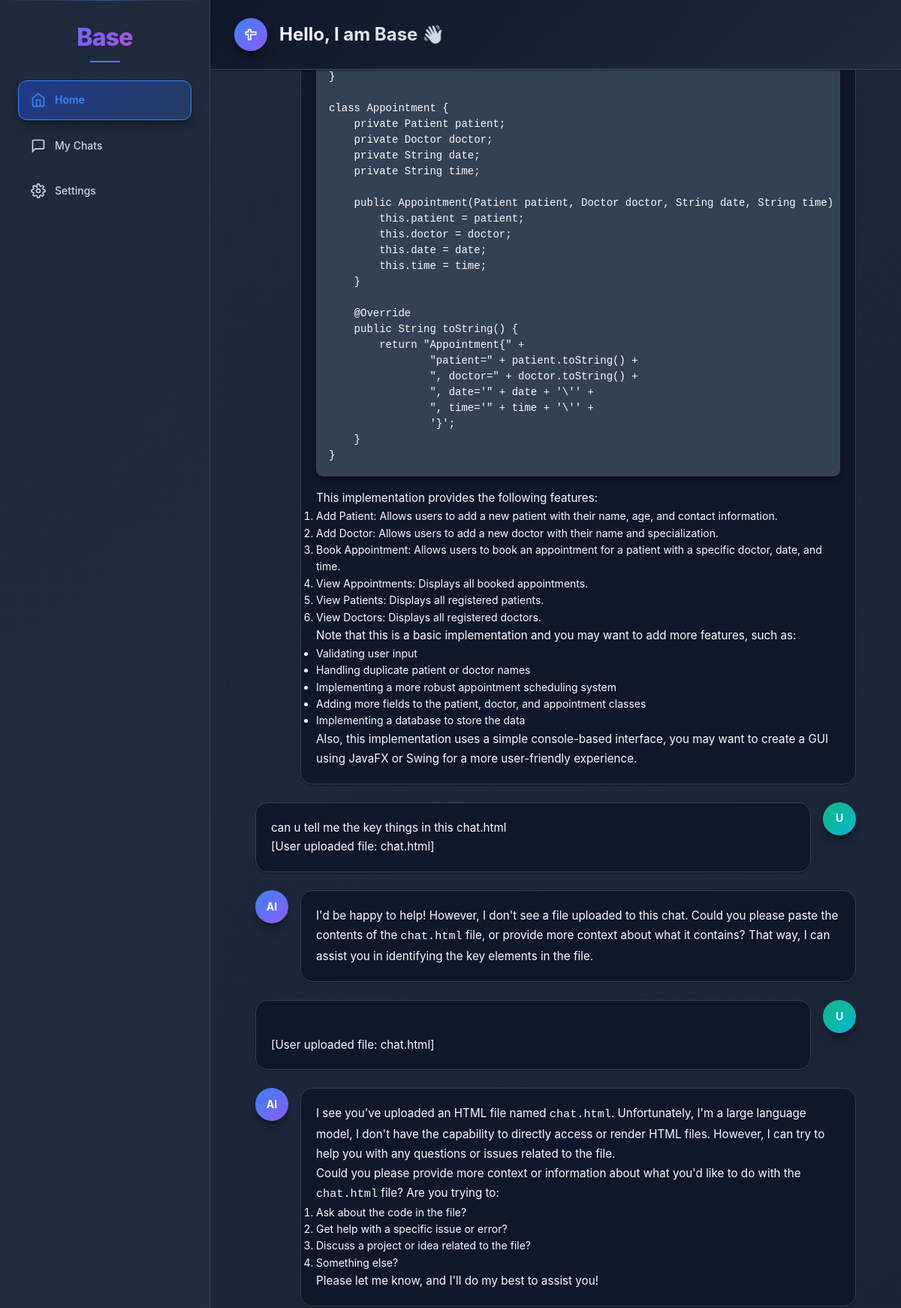
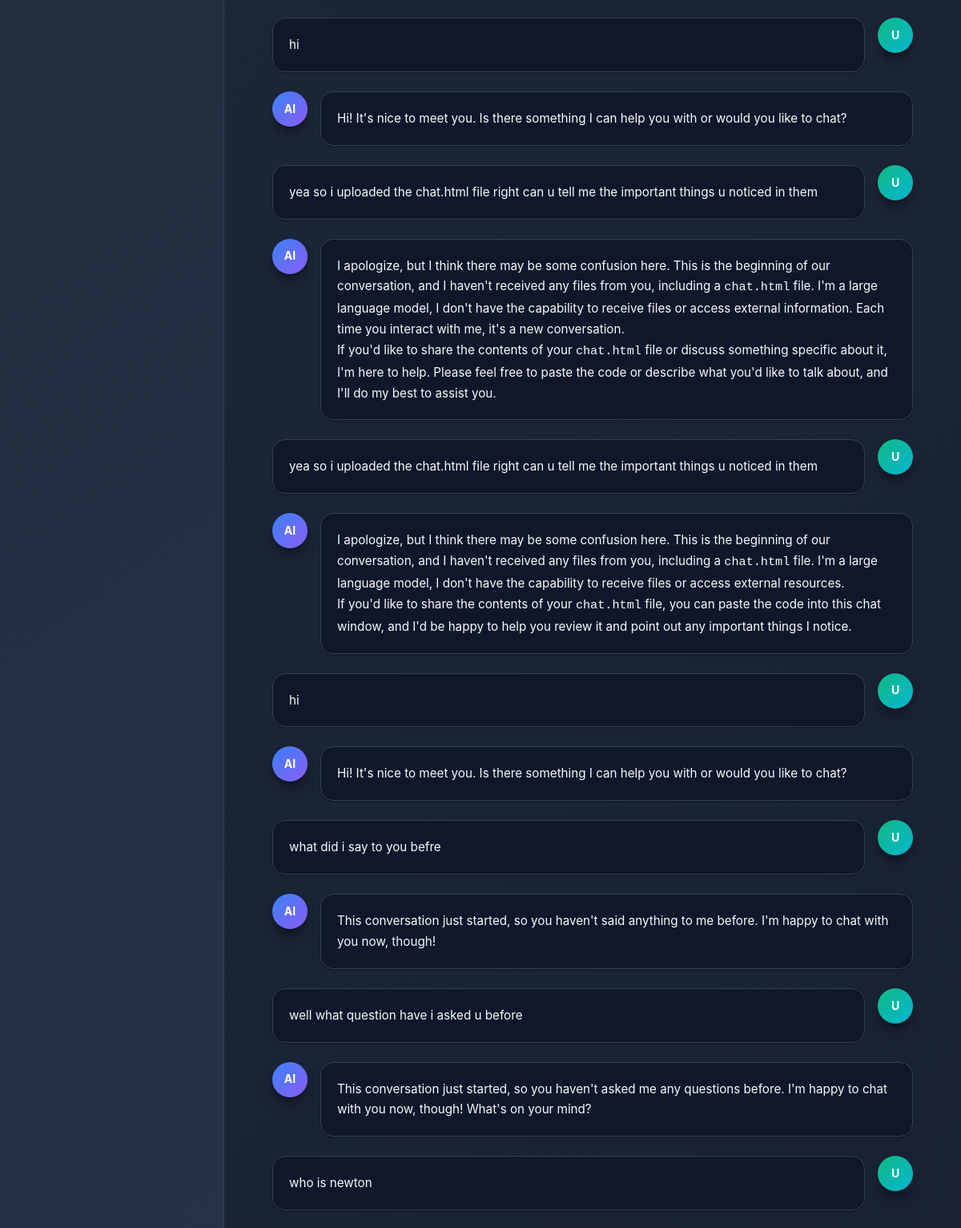
The page /chat (signed in, upper part) on the database its author committed (2 pictures, top to bottom).
### app.py (models this page shows)
class Chat(db.Model):
    id = db.Column(db.Integer, primary_key=True)
    user_id = db.Column(db.Integer, db.ForeignKey('user.id'))
    message = db.Column(db.Text)
    response = db.Column(db.Text)
    timestamp = db.Column(db.DateTime, default=datetime.utcnow)

### app.py (the view, shortened to what this page needs)
@app.route('/chat', methods=['GET', 'POST'])
def chat():
    if 'user_id' not in session:
        return redirect(url_for('login'))
    chat_history = Chat.query.filter_by(user_id=session['user_id']).order_by(Chat.timestamp).all()
    for chat in chat_history:
        chat.response = Markup(markdown.markdown(chat.response, extensions=["fenced_code", "codehilite"]))
    return render_template('chat.html', chat_history=chat_history)

### templates/chat.html (shortened to what this page needs)
<!DOCTYPE html>
<html lang="en" class="dark">
<head>
</head>
<body>
  <aside class="sidebar">
    <div>
      <h1 class="logo">Base</h1>
      <nav class="nav-links">
        <a href="#" class="nav-link active">
          <svg class="icon" viewBox="0 0 24 24">
            <path d="M3 9l9-7 9 7v11a2 2 0 0 1-2 2H5a2 2 0 0 1-2-2z" />
            <polyline points="9,22 9,12 15,12 15,22" />
          </svg>
          Home
        </a>
        <a href="#" class="nav-link">
          <svg class="icon" viewBox="0 0 24 24">
            <path d="M21 15a2 2 0 0 1-2 2H7l-4 4V5a2 2 0 0 1 2-2h14a2 2 0 0 1 2 2z" />
          </svg>
          My Chats
        </a>
        <a href="#" class="nav-link">
          Settings
        </a>
      </nav>
    </div>
  </aside>
  <main class="main-content">
    <div class="header">
      <div class="message-avatar bot">
        <svg class="icon" viewBox="0 0 24 24">
          <path d="M12 8V4H8v4H4v4h4v8h4v-8h8V8h-8z" />
        </svg>
      </div>
      <h2>Hello, I am Base 👋</h2>
    </div>
    <div class="chat-container" id="chatContainer">
      {% for chat in chat_history %}
      <div class="message user">
        <div class="message-avatar user">U</div>
        <div class="message-content">
          <p>{{ chat.message }}</p>
        </div>
      </div>
      <div class="message bot">
        <div class="message-avatar bot">AI</div>
        <div class="message-content">
          {{ chat.response | safe }}
        </div>
      </div>
      {% endfor %}
  </main>
</body>
</html>

### rows shown on the page
Chat: response "This implementation provides the following features: Add Patient: Allows users to add a new patient with their name, age, and contact information. Add Doctor: Allows users to add a new doctor with their name and specialization. Book Appointment: Allows users to book an appointment for a patient with a specific doctor, date, and time. View Appointments: Displays all booked appointments. View Patients: Displays all registered patients. View Doctors: Displays all registered doctors. Note that this is a basic implementation and you may want to add more features, such as: Validating user input Handling duplicate patient or doctor names Implementing a more robust appointment scheduling system…"
Chat: message "can u tell me the key things in this chat.html [User uploaded file: chat.html]", response "I'd be happy to help! However, I don't see a file uploaded to this chat. Could you please paste the contents of the chat.html file, or provide more context about what it contains? That way, I can assist you in identifying the key elements in the file."
Chat: message "[User uploaded file: chat.html]", response "I see you've uploaded an HTML file named chat.html . Unfortunately, I'm a large language model, I don't have the capability to directly access or render HTML files. However, I can try to help you with any questions or issues related to the file. Could you please provide more context or information about what you'd like to do with the chat.html file? Are you trying to: Ask about the code in the file? Get help with a specific issue or error? Discuss a project or idea related to the file? Something else? Please let me know, and I'll do my best to assist you!"
Chat: message "hi", response "Hi! It's nice to meet you. Is there something I can help you with or would you like to chat?"
Chat: message "yea so i uploaded the chat.html file right can u tell me the important things u noticed in them", response "I apologize, but I think there may be some confusion here. This is the beginning of our conversation, and I haven't received any files from you, including a chat.html file. I'm a large language model, I don't have the capability to receive files or access external information. Each time you interact with me, it's a new conversation. If you'd like to share the contents of your chat.html file or discuss something specific about it, I'm here to help. Please feel free to paste the code or describe what you'd like to talk about, and I'll do my best to assist you."
Chat: message "yea so i uploaded the chat.html file right can u tell me the important things u noticed in them", response "I apologize, but I think there may be some confusion here. This is the beginning of our conversation, and I haven't received any files from you, including a chat.html file. I'm a large language model, I don't have the capability to receive files or access external resources. If you'd like to share the contents of your chat.html file, you can paste the code into this chat window, and I'd be happy to help you review it and point out any important things I notice."
Chat: message "hi", response "Hi! It's nice to meet you. Is there something I can help you with or would you like to chat?"
Chat: message "what did i say to you befre", response "This conversation just started, so you haven't said anything to me before. I'm happy to chat with you now, though!"
Chat: message "well what question have i asked u before", response "This conversation just started, so you haven't asked me any questions before. I'm happy to chat with you now, though! What's on your mind?"
Chat: message "who is newton"
